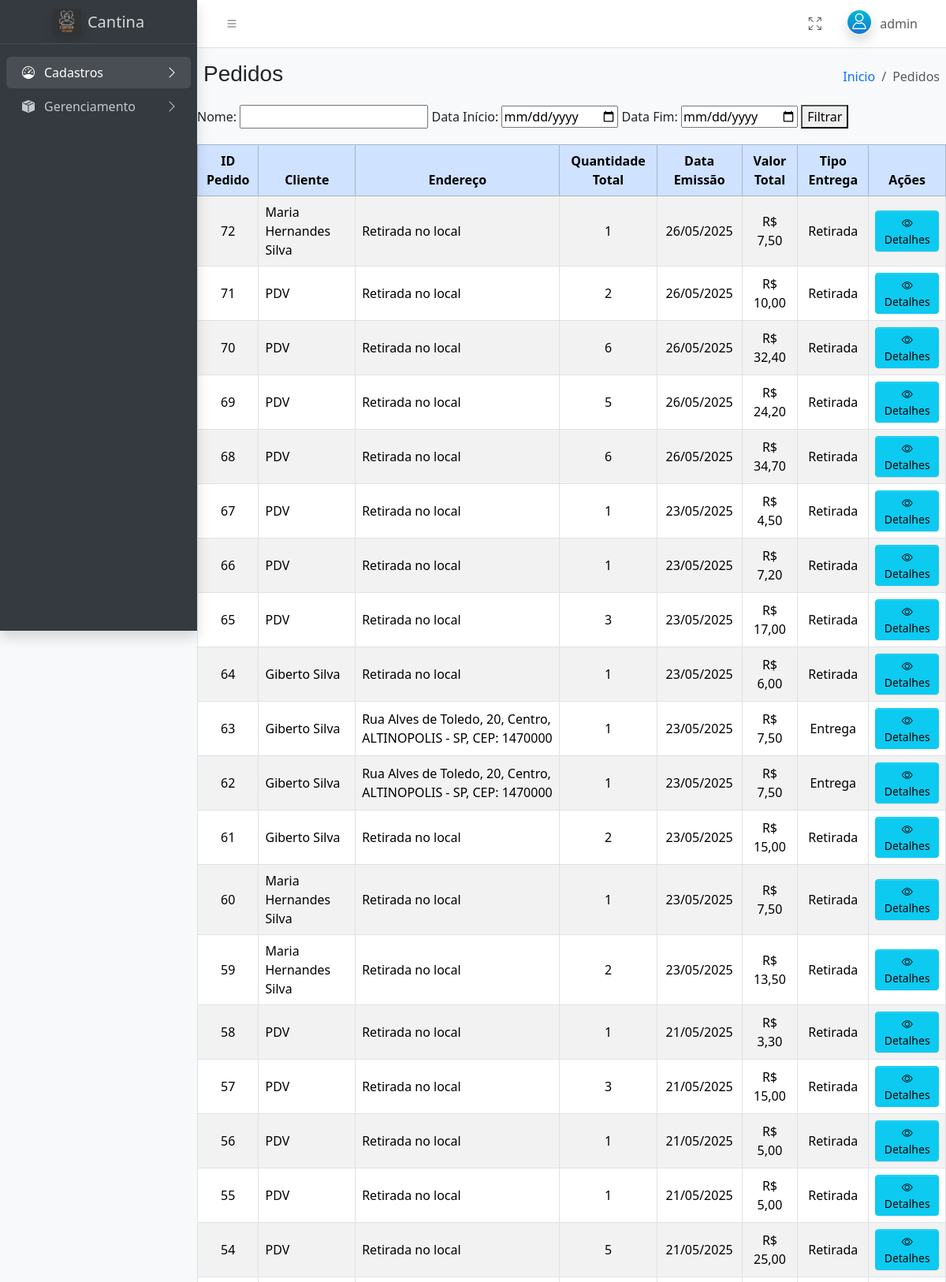
The app's page /admin/admin.php?pg=Pedidos (signed in, upper part) with its own data.
### tables this page shows
CREATE TABLE IF NOT EXISTS `tb_pedidos` (
  `id` int(11) NOT NULL AUTO_INCREMENT,
  `id_cliente` int(11) DEFAULT NULL,
  `id_endereco` int(11) DEFAULT NULL,
  `emissao` datetime NOT NULL,
  `valor_total` decimal(10,2) NOT NULL DEFAULT 0.00,
  `tipo_entrega` varchar(20) NOT NULL,
  `tipo_pedido` enum('PDV','WEB') NOT NULL DEFAULT 'WEB',
  `metodo_pagamento` enum('DINHEIRO','CARTAO','PIX','ONLINE') NOT NULL DEFAULT 'ONLINE',
  PRIMARY KEY (`id`),
  KEY `id_cliente` (`id_cliente`),
  KEY `id_endereco` (`id_endereco`)
);

CREATE TABLE IF NOT EXISTS `tb_clientes` (
  `id` int(11) NOT NULL AUTO_INCREMENT,
  `nome` varchar(100) NOT NULL,
  `cnpj_cpf` varchar(20) NOT NULL,
  `email` varchar(200) NOT NULL,
  `telefone` varchar(20) NOT NULL,
  `senha` varchar(32) NOT NULL,
  PRIMARY KEY (`id`),
  UNIQUE KEY `cnpj_cpf` (`cnpj_cpf`),
  UNIQUE KEY `telefone` (`telefone`)
);

CREATE TABLE IF NOT EXISTS `tb_cliente_endereco` (
  `id` int(11) NOT NULL AUTO_INCREMENT,
  `id_cliente` int(11) NOT NULL,
  `descricao` varchar(100) NOT NULL,
  `endereco` varchar(100) NOT NULL,
  `numero` varchar(15) NOT NULL,
  `bairro` varchar(100) NOT NULL,
  `complemento` varchar(200) DEFAULT NULL,
  `cep` varchar(10) NOT NULL,
  `id_cidade` int(11) NOT NULL,
  PRIMARY KEY (`id`),
  KEY `id_cliente` (`id_cliente`)
);

CREATE TABLE IF NOT EXISTS `tb_cidades` (
  `codigo_estado` int(11) NOT NULL,
  `sigla_estado` varchar(2) NOT NULL,
  `nome_estado` varchar(120) NOT NULL,
  `codigo_cidade` int(11) NOT NULL,
  `nome_cidade` varchar(120) NOT NULL,
  PRIMARY KEY (`codigo_cidade`)
);

### includes/consulta_pedido_admin.php (called while the page is built, shortened)
<?php
include('conexao.php');
$mostrar_detalhes = isset($_GET['pg']) && $_GET['pg'] === 'detalhes' && isset($_GET['id_pedido']);
if (!$mostrar_detalhes) {
    $query = "
        SELECT
            p.id AS id_pedido,
            c.nome AS cliente,
            p.emissao,
            p.valor_total,
            p.tipo_entrega,
            p.tipo_pedido,
            e.endereco,
            e.numero,
            e.bairro,
            e.cep,
            cid.nome_cidade,
            cid.sigla_estado,
            SUM(pi.qtd) AS quantidade_total
        FROM tb_pedidos p
        LEFT JOIN tb_clientes c ON p.id_cliente = c.id
        LEFT JOIN tb_cliente_endereco e ON p.id_endereco = e.id
        LEFT JOIN tb_cidades cid ON e.id_cidade = cid.codigo_cidade
        LEFT JOIN tb_pedidos_itens pi ON p.id = pi.id_pedidos
    ";
    $query .= "
        GROUP BY p.id, c.nome, p.emissao, p.valor_total, p.tipo_entrega, e.endereco, e.numero, e.bairro, e.cep, cid.nome_cidade, cid.sigla_estado
        ORDER BY p.emissao DESC
    ";
    $resultado = mysqli_query($conexao, $query);
}
?>

### admin/gerenciamento/pedidos_admin.php (the view, shortened to what this page needs)
<?php
include('../includes/consulta_pedido_admin.php');
?>
<form method="get" action="" style="margin-bottom: 20px;">
    <label for="nome">Nome:</label>
    <input type="text" name="nome" id="nome">
    <label for="data_inicio">Data Início:</label>
    <input type="date" name="data_inicio" id="data_inicio">
    <label for="data_fim">Data Fim:</label>
    <input type="date" name="data_fim" id="data_fim">
    <button type="submit">Filtrar</button>
</form>
<div class="table-responsive">
    <table class="table table-striped table-hover table-bordered align-middle">
        <thead class="table-primary">
            <tr>
                <th class="text-center">ID Pedido</th>
                <th class="text-center">Cliente</th>
                <th class="text-center">Endereço</th>
                <th class="text-center">Quantidade Total</th>
                <th class="text-center">Data Emissão</th>
                <th class="text-center">Valor Total</th>
                <th class="text-center">Tipo Entrega</th>
                <th class="text-center">Ações</th>
            </tr>
        </thead>
        <tbody>
            <?php if (mysqli_num_rows($resultado) > 0): ?>
                <?php while ($row = mysqli_fetch_assoc($resultado)): ?>
                    <tr>
                        <td class="text-center"><?php echo htmlspecialchars($row['id_pedido']); ?></td>
                        <td><?php echo htmlspecialchars($row['cliente'] ?? "PDV"); ?></td>
                        <td>
                            <?php
                            if ($row['tipo_entrega'] === 'entrega' && $row['endereco']) {
                                echo htmlspecialchars(
                                    $row['endereco'] . ', ' .
                                        $row['numero'] . ', ' .
                                        $row['bairro'] . ', ' .
                                        $row['nome_cidade'] . ' - ' .
                                        $row['sigla_estado'] . ', CEP: ' .
                                        $row['cep']
                                );
                            } else {
                                echo 'Retirada no local';
                            }
                            ?>
                        </td>
                        <td class="text-center"><?php echo htmlspecialchars($row['quantidade_total'] ?? 0); ?></td>
                        <td class="text-center"><?php echo date('d/m/Y', strtotime($row['emissao'])); ?></td>
                        <td class="text-center">R$ <?php echo number_format($row['valor_total'], 2, ',', '.'); ?></td>
                        <td class="text-center"><?php echo htmlspecialchars($row['tipo_entrega'] === 'entrega' ? 'Entrega' : 'Retirada'); ?></td>
                        <td class="text-center">
                            <a href="?pg=Detalhes&id=<?php echo $row['id_pedido']; ?>" class="btn btn-info btn-sm">
                                <i class="bi bi-eye"></i> Detalhes
                            </a>
                        </td>
                    </tr>
                <?php endwhile; ?>
            <?php else: ?>
                <tr>
                    <td colspan="8" class="text-center">Nenhum pedido encontrado.</td>
                </tr>
            <?php endif; ?>
        </tbody>
    </table>
</div>

### records on screen
tb_pedidos: id "72", id_cliente.nome "Maria Hernandes Silva", shows "Retirada no local", quantidade_total "1", emissao "26/05/2025", valor_total "7,50", tipo_entrega "Retirada"
tb_pedidos: id "71", cliente "PDV", shows "Retirada no local", quantidade_total "2", emissao "26/05/2025", valor_total "10,00", tipo_entrega "Retirada"
tb_pedidos: id "70", cliente "PDV", shows "Retirada no local", quantidade_total "6", emissao "26/05/2025", valor_total "32,40", tipo_entrega "Retirada"
tb_pedidos: id "69", cliente "PDV", shows "Retirada no local", quantidade_total "5", emissao "26/05/2025", valor_total "24,20", tipo_entrega "Retirada"
tb_pedidos: id "68", cliente "PDV", shows "Retirada no local", quantidade_total "6", emissao "26/05/2025", valor_total "34,70", tipo_entrega "Retirada"
tb_pedidos: id "67", cliente "PDV", shows "Retirada no local", quantidade_total "1", emissao "23/05/2025", valor_total "4,50", tipo_entrega "Retirada"
tb_pedidos: id "66", cliente "PDV", shows "Retirada no local", quantidade_total "1", emissao "23/05/2025", valor_total "7,20", tipo_entrega "Retirada"
tb_pedidos: id "65", cliente "PDV", shows "Retirada no local", quantidade_total "3", emissao "23/05/2025", valor_total "17,00", tipo_entrega "Retirada"
tb_pedidos: id "64", id_cliente.nome "Giberto Silva", shows "Retirada no local", quantidade_total "1", emissao "23/05/2025", valor_total "6,00", tipo_entrega "Retirada"
tb_pedidos: id "63", id_cliente.nome "Giberto Silva", id_endereco.cep "Rua Alves de Toledo, 20, Centro, ALTINOPOLIS - SP, CEP: 1470000", quantidade_total "1", emissao "23/05/2025", valor_total "7,50", tipo_entrega "Entrega"
tb_pedidos: id "62", id_cliente.nome "Giberto Silva", id_endereco.cep "Rua Alves de Toledo, 20, Centro, ALTINOPOLIS - SP, CEP: 1470000", quantidade_total "1", emissao "23/05/2025", valor_total "7,50", tipo_entrega "Entrega"
tb_pedidos: id "61", id_cliente.nome "Giberto Silva", shows "Retirada no local", quantidade_total "2", emissao "23/05/2025", valor_total "15,00", tipo_entrega "Retirada"
tb_pedidos: id "60", id_cliente.nome "Maria Hernandes Silva", shows "Retirada no local", quantidade_total "1", emissao "23/05/2025", valor_total "7,50", tipo_entrega "Retirada"
tb_pedidos: id "59", id_cliente.nome "Maria Hernandes Silva", shows "Retirada no local", quantidade_total "2", emissao "23/05/2025", valor_total "13,50", tipo_entrega "Retirada"
tb_pedidos: id "58", cliente "PDV", shows "Retirada no local", quantidade_total "1", emissao "21/05/2025", valor_total "3,30", tipo_entrega "Retirada"
tb_pedidos: id "57", cliente "PDV", shows "Retirada no local", quantidade_total "3", emissao "21/05/2025", valor_total "15,00", tipo_entrega "Retirada"
tb_pedidos: id "56", cliente "PDV", shows "Retirada no local", quantidade_total "1", emissao "21/05/2025", valor_total "5,00", tipo_entrega "Retirada"
tb_pedidos: id "55", cliente "PDV", shows "Retirada no local", quantidade_total "1", emissao "21/05/2025", valor_total "5,00", tipo_entrega "Retirada"
tb_pedidos: id "54", cliente "PDV", shows "Retirada no local", quantidade_total "5", emissao "21/05/2025", valor_total "25,00", tipo_entrega "Retirada"

### other values on screen
$_SESSION['usuario']['nome'] "admin"
$paginaAtual "Pedidos"
